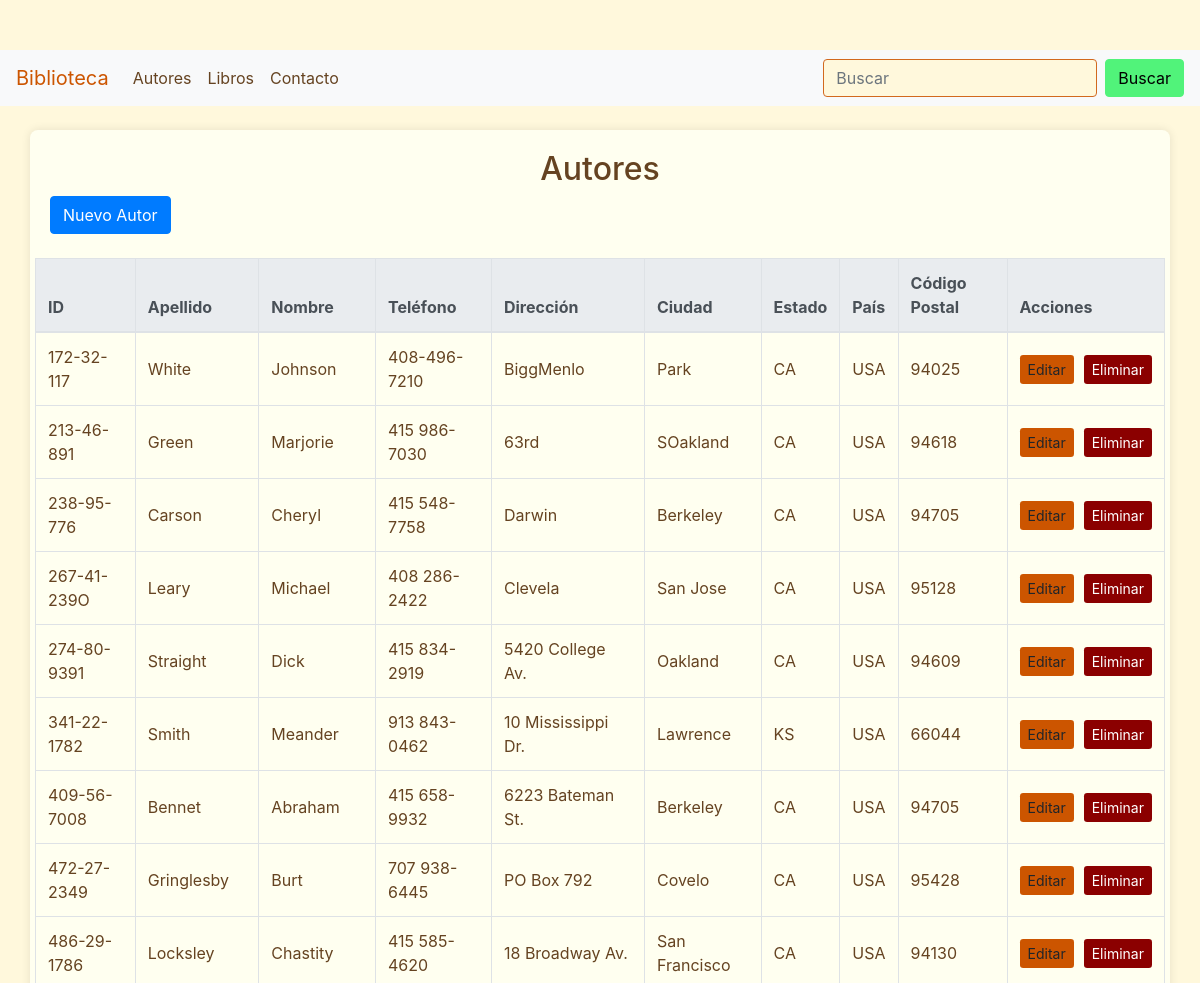
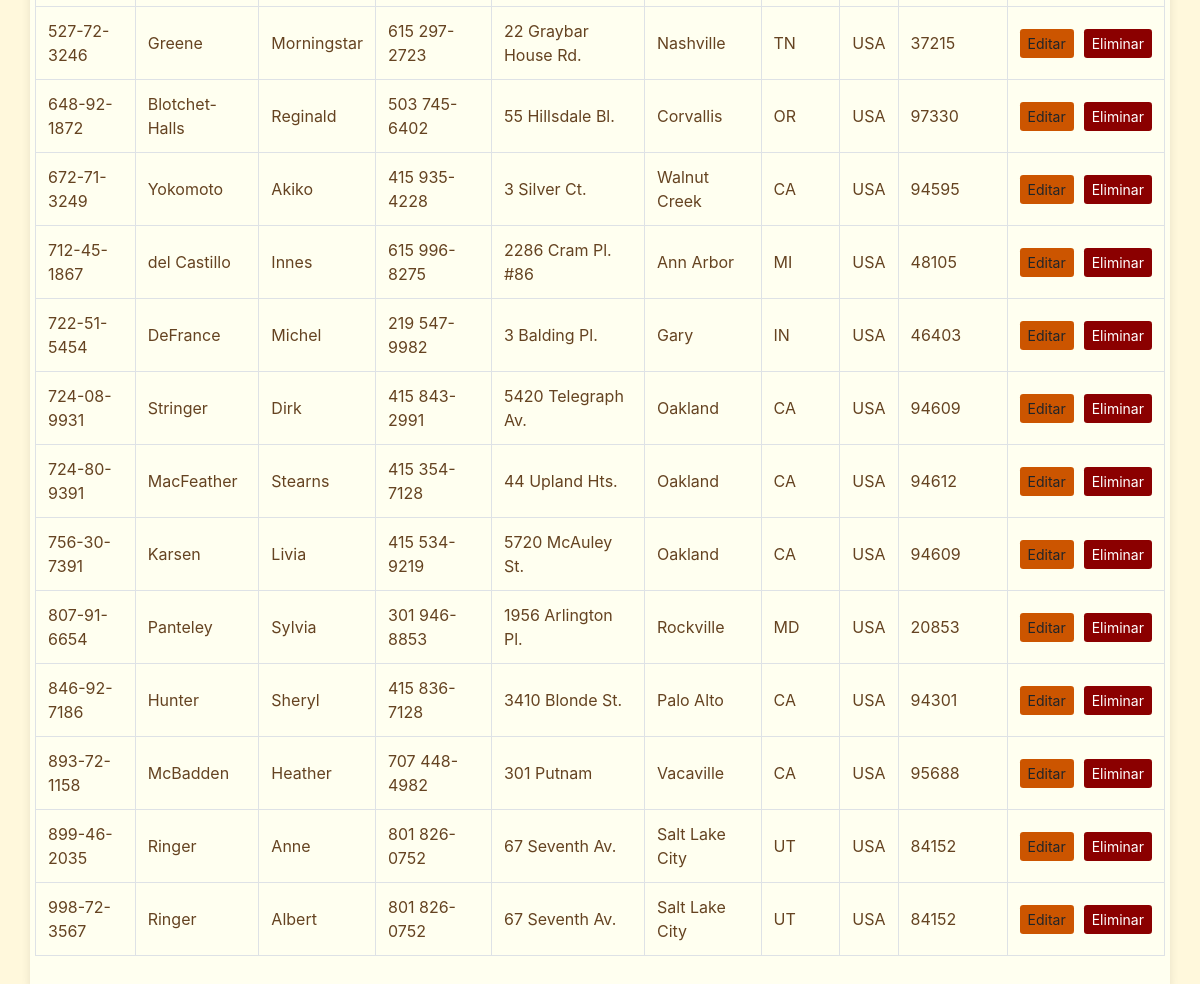
The page /autor/listar.php on the database its author committed (2 pictures, top to bottom).
### tables this page shows
CREATE TABLE `autores` (
  `id_autor` varchar(11) NOT NULL,
  `apellido` varchar(15) NOT NULL,
  `nombre` varchar(15) NOT NULL,
  `telefono` varchar(12) NOT NULL,
  `direccion` varchar(20) NOT NULL,
  `ciudad` varchar(15) NOT NULL,
  `estado` varchar(2) NOT NULL,
  `pais` varchar(3) NOT NULL,
  `cod_postal` int(5) NOT NULL
);

### autor/listar.php (the view, shortened to what this page needs)
<?php include('../config.php'); ?>
<!DOCTYPE html>
<html lang="en">
<head>
    <link href="https://maxcdn.bootstrapcdn.com/bootstrap/4.0.0/css/bootstrap.min.css" rel="stylesheet">
    <link href="../css/style.css" rel="stylesheet">
</head>
<body>
<nav class="navbar navbar-expand-lg navbar-light bg-light">
    <a class="navbar-brand" href="/biblioteca/index.php">Biblioteca</a>
    <div class="collapse navbar-collapse">
        <ul class="navbar-nav mr-auto">
            <li class="nav-item">
                <a class="nav-link" href="/biblioteca/autor/listar.php">Autores</a>
            </li>
            <li class="nav-item">
                <a class="nav-link" href="/biblioteca/libro/listar.php">Libros</a>
            </li>
            <li class="nav-item">
                <a class="nav-link" href="/biblioteca/contacto.php">Contacto</a>
            </li>
        </ul>
        <form class="form-inline my-2 my-lg-0" id="search-form">
            <input class="form-control mr-sm-2" type="search" placeholder="Buscar" id="search-input" aria-label="Buscar">
            <button class="btn btn-outline-success my-2 my-sm-0" type="submit">Buscar</button>
        </form>
    </div>
</nav>
<div class="container mt-4">
    <h2 class="text-center">Autores</h2>
    <a href="crear.php" class="btn btn-primary mb-4">Nuevo Autor</a>
    <div class="row">
        <?php
        $result = $conn->query("SELECT a.id_autor, a.nombre, a.apellido, a.telefono, a.direccion, a.ciudad, a.estado, a.pais, a.cod_postal FROM autores a");
        if ($result->num_rows > 0) {
            echo "<table class='table table-bordered'>";
            echo "<thead class='thead-light'><tr><th>ID</th><th>Apellido</th><th>Nombre</th><th>Teléfono</th><th>Dirección</th><th>Ciudad</th><th>Estado</th><th>País</th><th>Código Postal</th><th>Acciones</th></tr></thead>";
            echo "<tbody>";
            while ($row = $result->fetch_assoc()) {
                echo "<tr>";
                echo "<td>{$row['id_autor']}</td>";
                echo "<td class='apellido'>{$row['apellido']}</td>";
                echo "<td class='nombre'>{$row['nombre']}</td>";
                echo "<td>{$row['telefono']}</td>";
                echo "<td>{$row['direccion']}</td>";
                echo "<td>{$row['ciudad']}</td>";
                echo "<td>{$row['estado']}</td>";
                echo "<td>{$row['pais']}</td>";
                echo "<td>{$row['cod_postal']}</td>";
                echo "<td>
                        <div class='btn-group-custom'>
                            <a href='editar.php?id={$row['id_autor']}' class='btn btn-warning btn-sm btn-editar'>Editar</a>
                            <a href='eliminar.php?id={$row['id_autor']}' class='btn btn-danger btn-sm btn-eliminar'>Eliminar</a>
                        </div>
                      </td>";
                echo "</tr>";
            }
            echo "</tbody>";
            echo "</table>";
        } else {
            echo "<p class='text-center'>No se encontraron autores.</p>";
        }
        ?>
    </div>
</div>
</body>
</html>

### css/style.css (style rules this page uses)
body { background-color: #FFF8DC; color: #654321; padding-top: 50px; }
.navbar { margin-bottom: 20px; }
.navbar-brand { color: #CC5500 !important; }
.navbar-nav .nav-link { color: #654321 !important; }
.container { background-color: #FFFFF0; padding: 20px; border-radius: 8px; box-shadow: 0 0 10px rgba(0, 0, 0, 0.1); }
.btn-warning { background-color: #CC5500; border: none; }
.btn-danger { background-color: #8B0000; border: none; }
.btn-outline-success { color: #000000; border-color: #51f37a; background-color:#51f37a; }
form { margin-top: 20px; }
.form-control { border: 1px solid #D2691E; background-color: #FFF8DC; }
.table td { vertical-align: middle; }
.btn-group-custom { display: flex; gap: 10px; }

### autor/listar.php (style rules this page uses)
.table td { vertical-align: middle; }
.btn-group-custom { display: flex; gap: 10px; }

### rows shown on the page
autores: id_autor "172-32-117", apellido "White", nombre "Johnson", telefono "408-496-7210", direccion "BiggMenlo", ciudad "Park", estado "CA", pais "USA", cod_postal "94025"
autores: id_autor "213-46-891", apellido "Green", nombre "Marjorie", telefono "415 986-7030", direccion "63rd", ciudad "SOakland", estado "CA", pais "USA", cod_postal "94618"
autores: id_autor "238-95-776", apellido "Carson", nombre "Cheryl", telefono "415 548-7758", direccion "Darwin", ciudad "Berkeley", estado "CA", pais "USA", cod_postal "94705"
autores: id_autor "267-41-239O", apellido "Leary", nombre "Michael", telefono "408 286-2422", direccion "Clevela", ciudad "San Jose", estado "CA", pais "USA", cod_postal "95128"
autores: id_autor "274-80-9391", apellido "Straight", nombre "Dick", telefono "415 834-2919", direccion "5420 College Av.", ciudad "Oakland", estado "CA", pais "USA", cod_postal "94609"
autores: id_autor "341-22-1782", apellido "Smith", nombre "Meander", telefono "913 843-0462", direccion "10 Mississippi Dr.", ciudad "Lawrence", estado "KS", pais "USA", cod_postal "66044"
autores: id_autor "409-56-7008", apellido "Bennet", nombre "Abraham", telefono "415 658-9932", direccion "6223 Bateman St.", ciudad "Berkeley", estado "CA", pais "USA", cod_postal "94705"
autores: id_autor "472-27-2349", apellido "Gringlesby", nombre "Burt", telefono "707 938-6445", direccion "PO Box 792", ciudad "Covelo", estado "CA", pais "USA", cod_postal "95428"
autores: id_autor "486-29-1786", apellido "Locksley", nombre "Chastity", telefono "415 585-4620", direccion "18 Broadway Av.", ciudad "San Francisco", estado "CA", pais "USA", cod_postal "94130"
autores: id_autor "527-72-3246", apellido "Greene", nombre "Morningstar", telefono "615 297-2723", direccion "22 Graybar House Rd.", ciudad "Nashville", estado "TN", pais "USA", cod_postal "37215"
autores: id_autor "648-92-1872", apellido "Blotchet-Halls", nombre "Reginald", telefono "503 745-6402", direccion "55 Hillsdale Bl.", ciudad "Corvallis", estado "OR", pais "USA", cod_postal "97330"
autores: id_autor "672-71-3249", apellido "Yokomoto", nombre "Akiko", telefono "415 935-4228", direccion "3 Silver Ct.", ciudad "Walnut Creek", estado "CA", pais "USA", cod_postal "94595"
autores: id_autor "712-45-1867", apellido "del Castillo", nombre "Innes", telefono "615 996-8275", direccion "2286 Cram Pl. #86", ciudad "Ann Arbor", estado "MI", pais "USA", cod_postal "48105"
autores: id_autor "722-51-5454", apellido "DeFrance", nombre "Michel", telefono "219 547-9982", direccion "3 Balding Pl.", ciudad "Gary", estado "IN", pais "USA", cod_postal "46403"
autores: id_autor "724-08-9931", apellido "Stringer", nombre "Dirk", telefono "415 843-2991", direccion "5420 Telegraph Av.", ciudad "Oakland", estado "CA", pais "USA", cod_postal "94609"
autores: id_autor "724-80-9391", apellido "MacFeather", nombre "Stearns", telefono "415 354-7128", direccion "44 Upland Hts.", ciudad "Oakland", estado "CA", pais "USA", cod_postal "94612"
autores: id_autor "756-30-7391", apellido "Karsen", nombre "Livia", telefono "415 534-9219", direccion "5720 McAuley St.", ciudad "Oakland", estado "CA", pais "USA", cod_postal "94609"
autores: id_autor "807-91-6654", apellido "Panteley", nombre "Sylvia", telefono "301 946-8853", direccion "1956 Arlington Pl.", ciudad "Rockville", estado "MD", pais "USA", cod_postal "20853"
autores: id_autor "846-92-7186", apellido "Hunter", nombre "Sheryl", telefono "415 836-7128", direccion "3410 Blonde St.", ciudad "Palo Alto", estado "CA", pais "USA", cod_postal "94301"
autores: id_autor "893-72-1158", apellido "McBadden", nombre "Heather", telefono "707 448-4982", direccion "301 Putnam", ciudad "Vacaville", estado "CA", pais "USA", cod_postal "95688"
autores: id_autor "899-46-2035", apellido "Ringer", nombre "Anne", telefono "801 826-0752", direccion "67 Seventh Av.", ciudad "Salt Lake City", estado "UT", pais "USA", cod_postal "84152"
autores: id_autor "998-72-3567", apellido "Ringer", nombre "Albert", telefono "801 826-0752", direccion "67 Seventh Av.", ciudad "Salt Lake City", estado "UT", pais "USA", cod_postal "84152"
